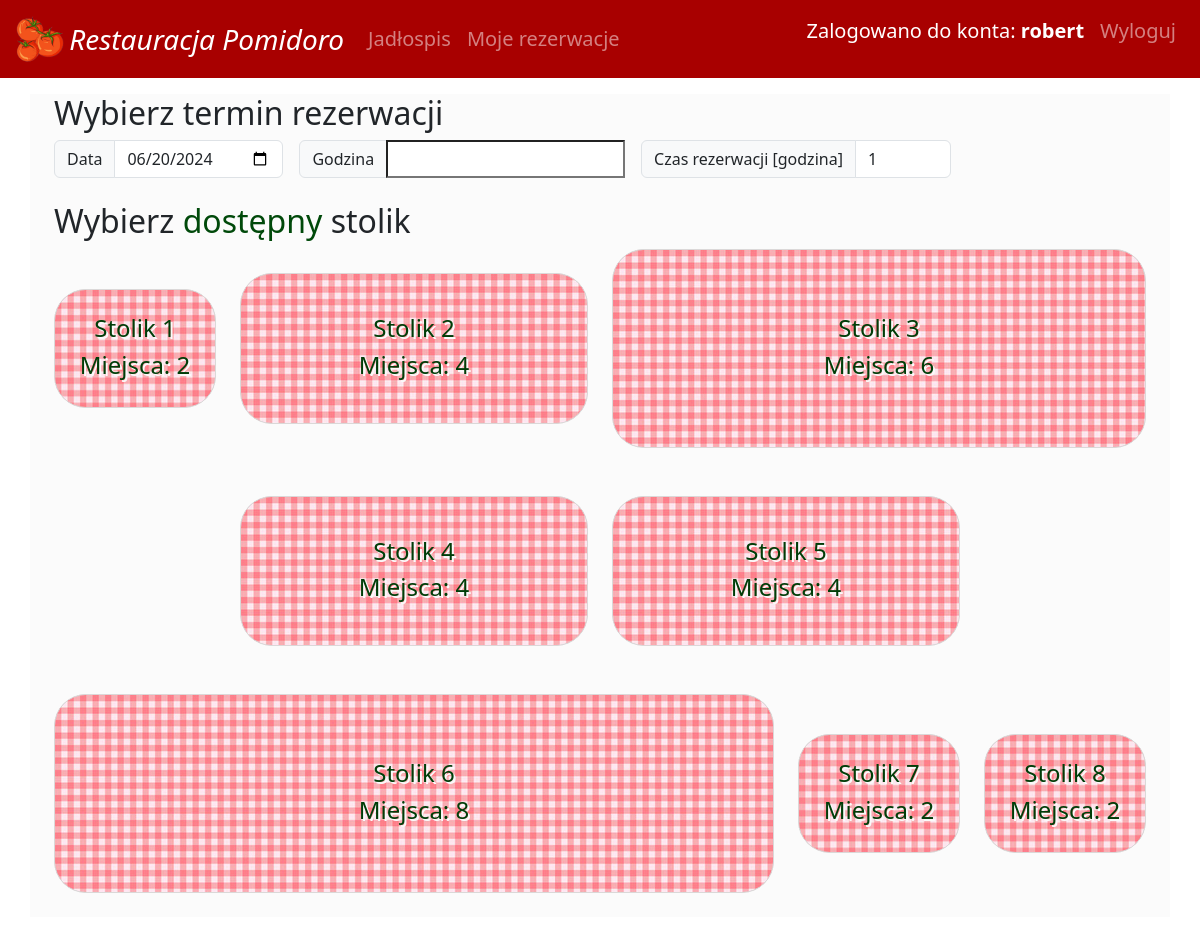
The app's page / (signed in) with its own data.
### reserv/models.py (models this page shows, shortened)
class Table(models.Model):
    number = models.IntegerField(unique=True)
    capacity = models.IntegerField()

### reserv/views.py (the view)
# urls.py: path('', homepage, name='homepage'),
def homepage(request):
    tables = Table.objects.all()
    return render(request, 'reserv/homepage.html', {'tables': tables})

### templates/reserv/homepage.html (shortened to what this page needs)
{% extends 'reserv/template.html' %}
{% load static %}
{% block content %}
    <div class="container">
        <h2>Wybierz termin rezerwacji</h2>
        <form id="reservationForm" method="get" class="row gy-2 gx-3 align-items-center" action="{% url 'reserve_table' %}">
            <div class="col-auto">
                <div class="input-group">
                    <div class="input-group-text">Data</div>
                    <input type="date" id="datepicker" name="date" class="form-control">
                </div>
            </div>
            <div class="col-auto">
                <div class="input-group">
                    <div class="input-group-text">Godzina</div>
                    <input id="timepicker" name="time">
                </div>
            </div>
            <div class="col-auto">
                <div class="input-group">
                    <div class="input-group-text">Czas rezerwacji [godzina]</div>
                    <input type="number" id="duration" name="duration" class="form-control" min="1" max="4">
                </div>
            </div>
        </form>
        <br>
        <h2>Wybierz <span style="color:rgb(0, 73, 10);">dostępny</span> stolik</h2>
        <div class="row gy-5 justify-content-center align-items-center">
            {% for table in tables %}
                <div class="col-{% if table.capacity >= 12 %}12{% else %}{{ table.capacity }}{% endif %}">
                    <div id="table-{{ table.number }}" class="p-{% if table.capacity >= 6 %}5{% else %}{{ table.capacity }}{% endif %} text-center rounded-5 table-btn available">
                        <h4 class="p-0 mt-3 mb-1">Stolik {{ table.number }}</h4>
                        <p class="p-0 mb-3">Miejsca: {{ table.capacity }}</p>
                    </div>
                </div>
            {% endfor %}
        </div>
    </div>
    <br>
    {% endblock %}

### templates/reserv/template.html (shortened to what this page needs)
<!DOCTYPE html>
<html>
<head>
    <link href="https://stackpath.bootstrapcdn.com/bootstrap/4.5.2/css/bootstrap.min.css" rel="stylesheet">
    <link rel="stylesheet" href="https://stackpath.bootstrapcdn.com/bootstrap/4.5.2/css/bootstrap.min.css">
    <link rel="stylesheet" href="https://kendo.cdn.telerik.com/2021.3.914/styles/kendo.default-v2.min.css">
    <link href="https://cdn.jsdelivr.net/npm/bootstrap@5.3.3/dist/css/bootstrap.min.css" rel="stylesheet">
    {% load static %}
</head>
<body>
    <nav class="navbar navbar-expand-lg navbar-dark pl-3 pr-3 fs-5" style="background-color: rgb(168, 0, 0);">
        <a class="navbar-brand" href="{% url 'homepage' %}"><img src="{% static 'images/logo.png' %}" style="width: 6vh;">
            <i style="font-size: 3.5vh; vertical-align: middle;"> Restauracja Pomidoro</i></a>
        <div class="collapse navbar-collapse" id="navbarSupportedContent">
            <ul class="navbar-nav mr-auto">
                <li class="nav-item">
                    <a class="nav-link" href="{% url 'restaurant_menu' %}">Jadłospis</a>
                </li>
                <li class="nav-item">
                    <a class="nav-link" href="{% url 'reservation_user' %}">Moje rezerwacje</a>
                </li>
            </ul>
            <ul class="navbar-nav ml-auto">
                    {% if user.is_authenticated %}
                    <li class="nav-item">
                        <p class="nav-link active">Zalogowano do konta: <b>{{user.username}}</b></p>
                    </li>
                    {% endif %}
                    {% if user.is_authenticated %}
                    <li class="nav-item" style="margin: 0; padding: 0;">
                        <form action="{% url 'logout_' %}" method="post" style="margin: 0; padding: 0;">
                            <button class="btn nav-link">Wyloguj</button>
                        </form>
                    </li>
                    {% endif %}
            </ul>
        </div>
    </nav>
    <div id="bg" class="container mt-3 mb-3">
        {% block content %}{% endblock %}
    </div>
</body>
</html>

### records on screen
Table: number "1", capacity "2"
Table: number "2", capacity "4"
Table: number "3", capacity "6"
Table: number "4", capacity "4"
Table: number "5", capacity "4"
Table: number "6", capacity "8"
Table: number "7", capacity "2"
Table: number "8", capacity "2"

### other values on screen
{{ user.username }} "robert"
